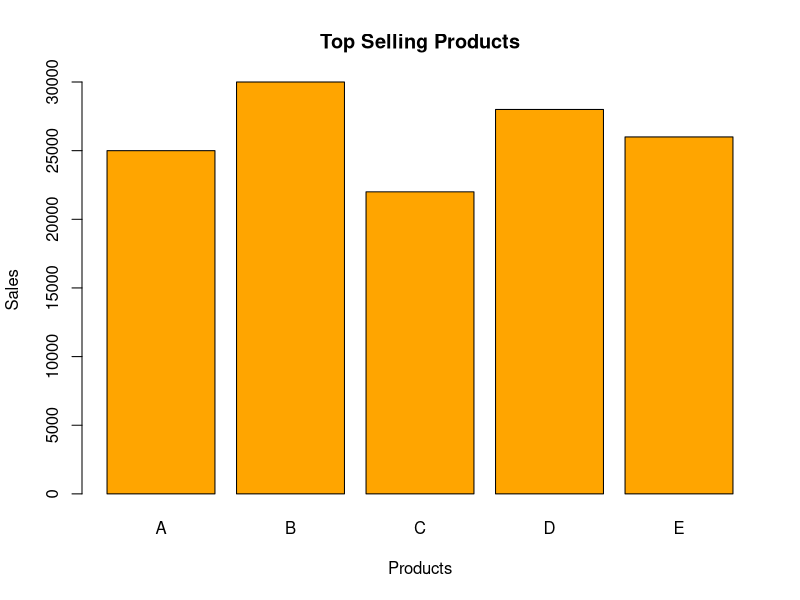

Reproduce this figure in R.
product <- c("A","B","C","D","E")
sales <- c(25000,30000,22000,28000,26000)

barplot(sales,
        names.arg=product,
        col="orange",
        xlab="Products",
        ylab="Sales",
        main="Top Selling Products")
